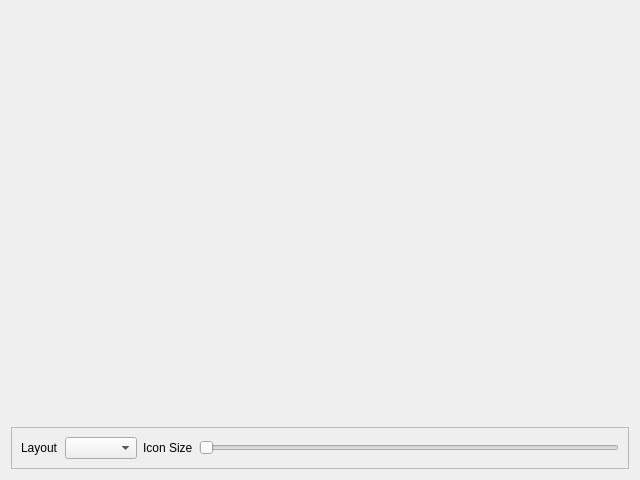
<?xml version="1.0" encoding="UTF-8"?>
<ui version="4.0">
 <class>qtInformaticsDialog</class>
 <widget class="QDialog" name="qtInformaticsDialog">
  <property name="geometry">
   <rect>
    <x>0</x>
    <y>0</y>
    <width>640</width>
    <height>480</height>
   </rect>
  </property>
  <property name="windowTitle">
   <string>Informatics View</string>
  </property>
  <layout class="QVBoxLayout" name="verticalLayout" stretch="1,0">
   <item>
    <widget class="QVTKWidget" name="qvtkRenderWidget" native="true"/>
   </item>
   <item>
    <widget class="QFrame" name="frame">
     <property name="frameShape">
      <enum>QFrame::StyledPanel</enum>
     </property>
     <property name="frameShadow">
      <enum>QFrame::Raised</enum>
     </property>
     <layout class="QHBoxLayout" name="horizontalLayout">
      <item>
       <widget class="QLabel" name="layoutLabel">
        <property name="text">
         <string>Layout</string>
        </property>
       </widget>
      </item>
      <item>
       <widget class="QComboBox" name="layoutCombo"/>
      </item>
      <item>
       <widget class="QLabel" name="iconSizeLabel">
        <property name="text">
         <string>Icon Size</string>
        </property>
       </widget>
      </item>
      <item>
       <widget class="QSlider" name="iconSizeSlider">
        <property name="orientation">
         <enum>Qt::Horizontal</enum>
        </property>
       </widget>
      </item>
     </layout>
    </widget>
   </item>
  </layout>
 </widget>
 <customwidgets>
  <customwidget>
   <class>QVTKWidget</class>
   <extends>QWidget</extends>
   <header>QVTKWidget.h</header>
  </customwidget>
 </customwidgets>
 <resources/>
 <connections/>
</ui>
